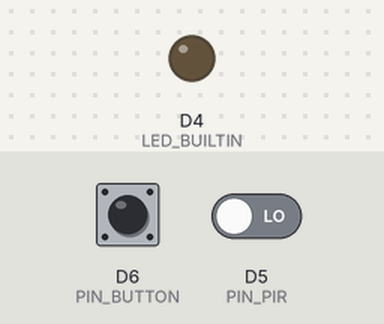
The program below on a simulated ESP8266 (Wemos D1 mini). Shown: output pins drawn as LEDs (lit = HIGH, except the on-board LED, lit = LOW). Dashed ring = blinking. The test bench sets the inputs (shaded band); at power-on: D5 (PIN_PIR) LOW, D6 (PIN_BUTTON) HIGH.

Above: at 1.2 s.
1.3 s: D5 (PIN_PIR) driven HIGH
At 1.36 s:
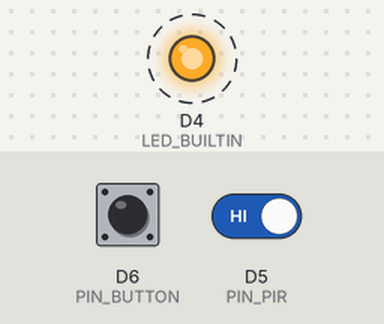
4.3 s: D6 (PIN_BUTTON) pulled LOW for 0.15 s
At 4.36 s:
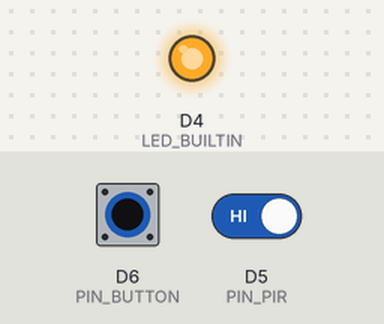
5.9 s: D6 (PIN_BUTTON) pulled LOW for 1 s
At 7.09 s:
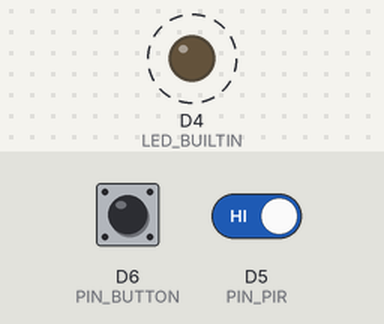
Timing chart, 0 to 15.0 s (numbered marks = the images above; inputs shaded):
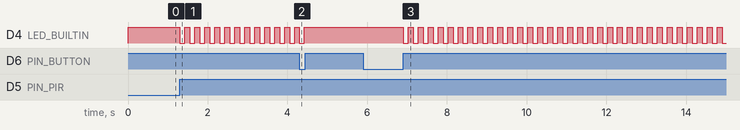

The program:

main.cpp
```cpp
// COMP-10184 – Mohawk College
// Alarm System
// I, Julia Norrish, 000839030 certify that this material is my original work.  No other person's work has been used without due acknowledgement.
//
// Make the LED blink for 10 seconds when motion is detected. If the button is pressed while the LED is blinking, it is disabled and
// will not do anything when motion is detected until the button is pressed again. If the button is not pressed while the LED is
// blinking, the LED will stay on solid.
//
// @author Julia Norrish
// @id 000839030

#include <Arduino.h>
// digital input pin definitions
#define PIN_PIR D5
#define PIN_BUTTON D6

// define all possible alarm states.
#define ALARM_DISABLED  0
#define ALARM_ENABLE    1
#define ALARM_COUNTDOWN 2
#define ALARM_ACTIVE    3

// define the delay for the blinking LED
#define BLINK_DELAY 125

// the state the alarm is in
int iAlarmState;
// the state the button is in
int ibuttonState;
// the state of the button from the last loop
int ioldButtonState;
// whether or not motion is detected from the PIR sensor
bool bPIR;

// *************************************************************
// This function checks the state of the alarm. It switches between states depending on
// if it detects motion and if the button is pressed.
void checkAlarmState() {
  switch(iAlarmState) {
    case 0:
      // turn the LED off
      digitalWrite(LED_BUILTIN, 1);

      // check if the button is pressed
      if (ibuttonState != ioldButtonState){
        ioldButtonState = ibuttonState;

        // if the button is pressed, change the alarm state to 1 to wait for motion
        if (ibuttonState == 1){
          iAlarmState = 1;
        }
    }
      break;
    case 1:
      // read the PIR sensor
      bPIR = digitalRead(PIN_PIR);

      // if motion is detected, set the alarm state to 2 to start the countdown
      if (bPIR) {
        iAlarmState = 2;
      }
      break;
    case 2:
      // blink the LED 40 times
      for (int i = 0; i <= 40; i ++){
        // read the button
        ibuttonState = digitalRead(PIN_BUTTON);
        // check if the button has been pressed
        if (ibuttonState != ioldButtonState) {
          // save the old state
          ioldButtonState = ibuttonState;

          // if the button has been pressed, turn the LED off and set the alarm state to 0
          if (ibuttonState == 1){
            digitalWrite(LED_BUILTIN, 1);
            iAlarmState = 0;
            break;
          }
        }
        // turn the LED on and off with a short delay to make it blink
        digitalWrite(LED_BUILTIN, LOW);
        delay(BLINK_DELAY);
        digitalWrite(LED_BUILTIN, HIGH);
        delay(BLINK_DELAY);

        // if the LED has blinked for 10 seconds, set the alarm state to 3
        if (i == 40){
          iAlarmState = 3;
        }
      }
      break;
    case 3:
      // turn the LED on
      digitalWrite(LED_BUILTIN, 0);
      break;
  }
}


// *************************************************************
void setup() {
 // configure the USB serial monitor
 Serial.begin(115200);
 // configure the LED output
 pinMode(LED_BUILTIN, OUTPUT);
 // PIR sensor is an INPUT
 pinMode(PIN_PIR, INPUT);
 // Button is an INPUT
 pinMode(PIN_BUTTON, INPUT_PULLUP);
}
// *************************************************************
void loop() {
  // read the button
  ibuttonState = digitalRead(PIN_BUTTON);

  checkAlarmState();
}
```

Measured:
- after the input at 1.3 s, D4 (LED_BUILTIN): alternates HIGH for 0.13 s and LOW for 0.13 s, starting at once
- after the input at 4.3 s, D4 (LED_BUILTIN): goes on until 4.4 s, then stays HIGH
- after the input at 5.9 s, D4 (LED_BUILTIN): alternates HIGH for 0.13 s and LOW for 0.13 s, starting after 1.0 s
